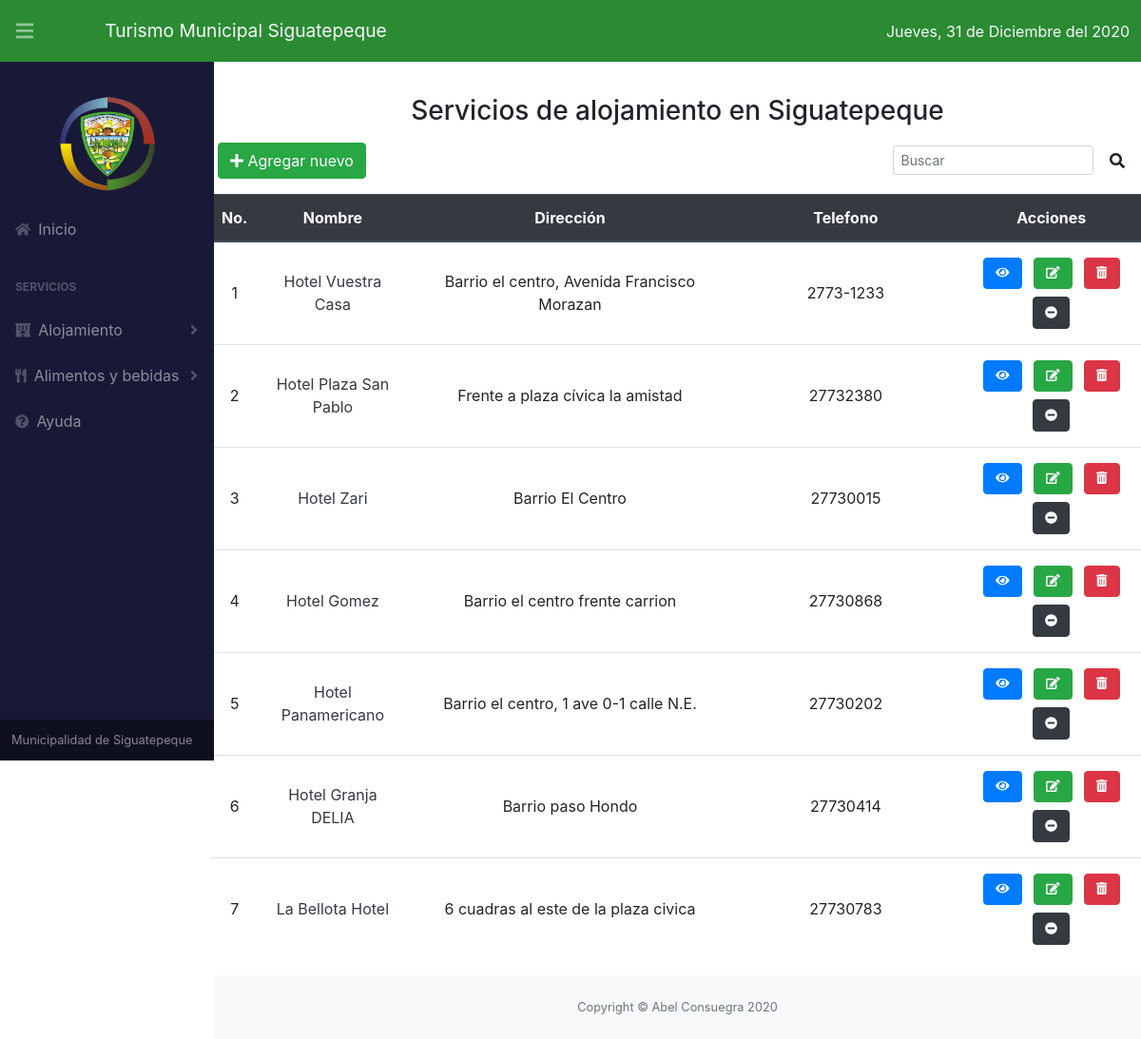
/alojamiento/alojamiento.php, run on the app's committed database.
### tables this page shows
CREATE TABLE `hoteles` (
  `id` int(11) NOT NULL,
  `nombre` varchar(255) NOT NULL,
  `fecha_registro` varchar(100) DEFAULT NULL,
  `direccion` varchar(1000) DEFAULT NULL,
  `telefono` varchar(30) DEFAULT NULL,
  `correo` varchar(100) DEFAULT NULL,
  `pag_web` varchar(1000) DEFAULT NULL,
  `horario` varchar(255) DEFAULT NULL,
  `numero_camas` int(11) DEFAULT NULL,
  `numero_habitaciones` int(11) DEFAULT NULL,
  `desayuno_incluido` tinyint(1) NOT NULL,
  `capacidad_salon_eventos` varchar(150) DEFAULT NULL,
  `activo` tinyint(1) DEFAULT NULL
);

### alojamiento/alojamiento.php (the view, shortened to what this page needs)
<?php
include("../conexion/conexion.php");
$c = 0;
$sentencia = $pdo->prepare("SELECT * FROM hoteles");
$sentencia->execute();
$listaHoteles = $sentencia->fetchAll(PDO::FETCH_ASSOC);
?>
<!DOCTYPE html>
<html lang="es">
<head>
    <link rel="stylesheet" href="https://stackpath.bootstrapcdn.com/bootstrap/4.5.2/css/bootstrap.min.css">
    <link href="../css/styles.css" rel="stylesheet" />
    <link href="../css/estilos.css" rel="stylesheet" />
    <link href="https://cdn.datatables.net/1.10.20/css/dataTables.bootstrap4.min.css" rel="stylesheet" />
</head>
<body class="sb-nav-fixed">
    <nav class="sb-topnav navbar navbar-expand navbar-dark bg-#32357b px-2">
        <button class="btn btn-link btn-sm order-lg-0" id="sidebarToggle" href="#">
            <i class="fas fa-bars"></i>
        </button>
        <p class="text-light mt-3 ml-2">Turismo Municipal Siguatepeque</p>
        <div class="fecha mr-1 ml-auto text-light">
        </div>
    </nav>
    <div id="layoutSidenav">
        <div id="layoutSidenav_nav">
            <nav class="sb-sidenav accordion sb-sidenav sb-sidenav-dark" id="sidenavAccordion" style="background-color: #181936;">
                <div class="sb-sidenav-menu">
                    <div class="nav">
                        <a class="mt-3 mx-auto" href="../index.php"><img src="../img/logo_muni.png" width="100px" alt=""></a>
                        <a class="nav-link mt-3" href="../index.php">
                            <div class="sb-nav-link-icon"><i class="fas fa-home"></i></div>
                            Inicio
                        </a>
                        <div class="sb-sidenav-menu-heading">Servicios</div>
                        <a class="nav-link collapsed" href="#" data-toggle="collapse" data-target="#collapseLayouts" aria-expanded="false" aria-controls="collapseLayouts">
                            <div class="sb-nav-link-icon"><i class="fas fa-hotel"></i></div>
                            Alojamiento
                            <div class="sb-sidenav-collapse-arrow">
                                <i class="fas fa-angle-down"></i>
                            </div>
                        </a>
                        <a class="nav-link collapsed" href="#" data-toggle="collapse" data-target="#collapsePages" aria-expanded="false" aria-controls="collapsePages">
                            <div class="sb-nav-link-icon">
                                <i class="fas fa-utensils"></i>
                            </div>
                            Alimentos y bebidas
                            <div class="sb-sidenav-collapse-arrow">
                                <i class="fas fa-angle-down"></i>
                            </div>
                        </a>
                        <a class="nav-link" href="../assets/manual_de_usuario.pdf" target="_blank">
                            <div class="sb-nav-link-icon"><i class="fas fa-question-circle"></i></div>
                            Ayuda
                        </a>
                    </div>
                </div>
                <div class="sb-sidenav-footer" style="background-color: #0e0f1f;">
                    <div class="small">Municipalidad de Siguatepeque</div>
                </div>
            </nav>
        </div>
        <div id="layoutSidenav_content">
            <main>
                <div class="container mt-1 pt-3 px-2">
                    <h3 class="text-center mt-4 mb-3">Servicios de alojamiento en Siguatepeque</h3>
                    <div class="row ">
                        <a class="btn btn-success ml-2" href="agregar_alojamiento.php"><i class="fas fa-plus"></i> Agregar nuevo</a>
                        <div class="row align-items-center ml-auto mr-2" style="display: flex; justify-content: flex-end;">
                            <input data-table="order-table" id="buscar" class="form-control form-control-sm mr-1 w-75 light-table-filter" type="text" placeholder="Buscar" aria-label="Search">
                            <button id="btnBuscar" class="btn"><i class="fas fa-search" aria-hidden="true"></i></button>
                        </div>
                    </div>
                    <div class="row mt-3 ">
                        <table class="table order-table">
                            <thead class="thead-dark">
                                <tr>
                                    <th class="text-center">No.</th>
                                    <th class="text-center">Nombre</th>
                                    <th class="text-center">Dirección</th>
                                    <th class="text-center">Telefono</th>
                                    <th class="text-center">Acciones</th>
                                </tr>
                            </thead>
                            <?php foreach ($listaHoteles as $hotel) { ?>
                                <?php
                                $c = $c + 1;
                                if ($hotel['activo']) { ?>
                                    <tr>
                                        <td class="text-center align-middle"><?php echo $c; ?></td>
                                        <td class="text-center align-middle"> <a class="text-decoration-none text-dark" title="Ver información" href="hotel.php?id=<?php echo $hotel['id']; ?>"><?php echo $hotel['nombre']; ?></a></td>
                                        <td style="width: 35%;" class="text-center align-middle"><?php echo $hotel['direccion']; ?></td>
                                        <td style="width: 24%;" class="text-center align-middle"><?php echo $hotel['telefono']; ?></td>
                                        <td style="width: 20%;" class="text-center align-middle">
                                            <form action="" method="post">
                                                <a style="font-size: 13px;" class="btn btn-primary text-center m-1" title="Ver información" href="hotel.php?id=<?php echo $hotel['id']; ?>"><i class="fas fa-eye"></i></a>
                                                <a style="font-size: 13px;" class="btn btn-success text-center m-1" title="Editar" href="actualizar_alojamiento.php?id=<?php echo $hotel['id']; ?>"><i class="fas fa-edit"></i></a>
                                                <a href='#' style="font-size: 13px;" class="btn btn-danger m-1" title="Eliminar permanentemente" onclick="preguntar(<?php echo $hotel['id'] ?>)"><i class="fas fa-trash-alt"></i></a>
                                                <button style="font-size: 13px;" class="btn btn-dark m-1" value="btnEstado" title="Deshabilitar" type="submit" name="accion"><i class="fas fa-minus-circle"></i></button>
                                            </form>
                                        </td>
                                    </tr>
                                <?php } ?>
                            <?php } ?>
                        </table>
                    </div>
                </div>
            </main>
            <footer class="py-4 bg-light mt-auto">
                <div class="container-fluid">
                    <div class="d-flex align-items-center justify-content-center small">
                        <div class="text-muted text-center">Copyright &copy; Abel Consuegra 2020</div>
                    </div>
                </div>
            </footer>
        </div>
    </div>
</body>
</html>

### css/estilos.css (style rules this page uses)
.navbar { background-color: #2b8b33; }
input { border: 1px solid #39c; }
.sb-topnav .fecha { font-size: 0.7rem; }
.sb-topnav p { font-size: 0.8rem; }
@media (min-width: 770px) { .sb-topnav .fecha { font-size: 1rem; } }
@media (min-width: 770px) { .sb-topnav p { font-size: 1.2rem; } }

### data on the page
hoteles: nombre "Hotel Vuestra Casa", direccion "Barrio el centro, Avenida Francisco Morazan", telefono "2773-1233"
hoteles: nombre "Hotel Plaza San Pablo", direccion "Frente a plaza cívica la amistad", telefono "27732380"
hoteles: nombre "Hotel Zari", direccion "Barrio El Centro", telefono "27730015"
hoteles: nombre "Hotel Gomez", direccion "Barrio el centro frente carrion", telefono "27730868"
hoteles: nombre "Hotel Panamericano", direccion "Barrio el centro, 1 ave 0-1 calle N.E.", telefono "27730202"
hoteles: nombre "Hotel Granja DELIA", direccion "Barrio paso Hondo", telefono "27730414"
hoteles: nombre "La Bellota Hotel", direccion "6 cuadras al este de la plaza civica", telefono "27730783"
